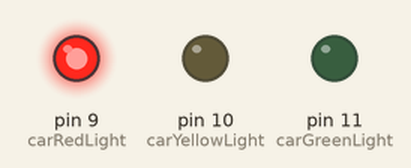
Simulated run of this sketch. Board: Arduino Uno, built with avr-gcc and run on an emulated ATmega328P. Shown: output pins drawn as LEDs (lit = HIGH).

Above: at 4.0 s.
At 16.0 s:
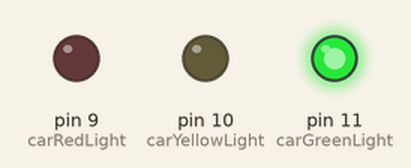
At 21.0 s:
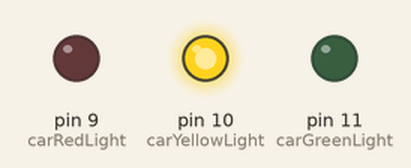
Timing chart, 0 to 29.9 s (numbered marks = the images above):
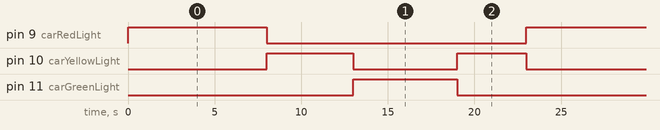

Measured:
- by itself, pin 9 (carRedLight): alternates HIGH for 8.0 s and LOW for 15.0 s
- by itself, pin 10 (carYellowLight): repeats every 23.0 s: LOW 6.0 s, HIGH 4.0 s, LOW 8.0 s, HIGH 5.0 s
- by itself, pin 11 (carGreenLight): alternates HIGH for 6.0 s and LOW for 17.0 s

The sketch:

32_traffic_light1.ino
```cpp
// C++ code
//

const int carGreenLight = 11;
const int carYellowLight = 10;
const int carRedLight = 9;

const int pedestrianGreenLight=13;
const int pedestrianRedLight=12;

void setup()
{
  pinMode(carGreenLight,OUTPUT);
  pinMode(carYellowLight,OUTPUT);
  pinMode(carRedLight,OUTPUT);
}

void loop()
{

  //Car Red Light-Pedestrian Green Light open-close and timing
  digitalWrite(carRedLight,HIGH);
  digitalWrite(pedestrianGreenLight,HIGH);
  delay(8000);
  digitalWrite(carRedLight,LOW);
  digitalWrite(pedestrianGreenLight,LOW);

  //Car Yellow Light-Pedestrian Red Light Warning open-close and timing
  digitalWrite(carYellowLight,HIGH);
  digitalWrite(pedestrianRedLight,HIGH);
  delay(2000);
  digitalWrite(pedestrianRedLight,LOW);
  delay(1000);
  digitalWrite(pedestrianRedLight,HIGH);
  delay(2000);
  digitalWrite(carYellowLight,LOW);

  //Car Green Light-Pedestrian Red Light open-close and timing
  digitalWrite(carGreenLight,HIGH);
  delay(6000);
  digitalWrite(carGreenLight,LOW);
  digitalWrite(pedestrianRedLight,LOW);

  //Returning Back
  digitalWrite(carYellowLight,HIGH);
  delay(4000);
  digitalWrite(carYellowLight,LOW);


}
```
